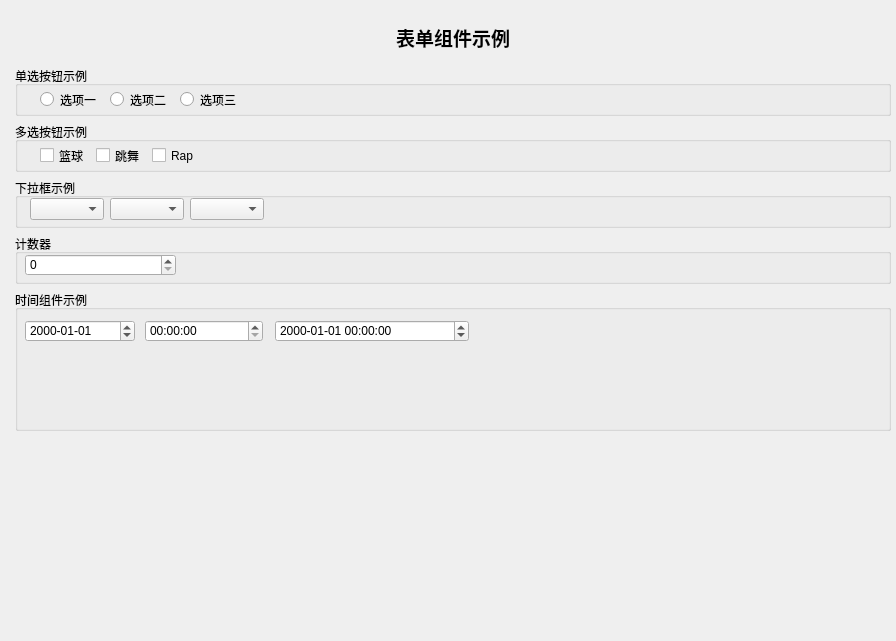
<?xml version="1.0" encoding="UTF-8"?>
<ui version="4.0">
 <class>DemoForm</class>
 <widget class="QWidget" name="DemoForm">
  <property name="geometry">
   <rect>
    <x>0</x>
    <y>0</y>
    <width>896</width>
    <height>641</height>
   </rect>
  </property>
  <property name="windowTitle">
   <string>Form</string>
  </property>
  <widget class="QWidget" name="verticalLayoutWidget">
   <property name="geometry">
    <rect>
     <x>10</x>
     <y>10</y>
     <width>881</width>
     <height>421</height>
    </rect>
   </property>
   <layout class="QVBoxLayout" name="verticalLayout">
    <property name="leftMargin">
     <number>5</number>
    </property>
    <property name="topMargin">
     <number>5</number>
    </property>
    <item>
     <widget class="QLabel" name="label">
      <property name="sizePolicy">
       <sizepolicy hsizetype="Preferred" vsizetype="Fixed">
        <horstretch>0</horstretch>
        <verstretch>0</verstretch>
       </sizepolicy>
      </property>
      <property name="minimumSize">
       <size>
        <width>0</width>
        <height>45</height>
       </size>
      </property>
      <property name="font">
       <font>
        <pointsize>14</pointsize>
        <weight>75</weight>
        <bold>true</bold>
       </font>
      </property>
      <property name="frameShadow">
       <enum>QFrame::Plain</enum>
      </property>
      <property name="lineWidth">
       <number>0</number>
      </property>
      <property name="text">
       <string>表单组件示例</string>
      </property>
      <property name="alignment">
       <set>Qt::AlignCenter</set>
      </property>
     </widget>
    </item>
    <item>
     <widget class="QGroupBox" name="groupBox_2">
      <property name="sizePolicy">
       <sizepolicy hsizetype="Preferred" vsizetype="Fixed">
        <horstretch>0</horstretch>
        <verstretch>0</verstretch>
       </sizepolicy>
      </property>
      <property name="minimumSize">
       <size>
        <width>0</width>
        <height>50</height>
       </size>
      </property>
      <property name="title">
       <string>单选按钮示例</string>
      </property>
      <widget class="QWidget" name="layoutWidget">
       <property name="geometry">
        <rect>
         <x>20</x>
         <y>20</y>
         <width>209</width>
         <height>22</height>
        </rect>
       </property>
       <layout class="QHBoxLayout" name="horizontalLayout">
        <property name="leftMargin">
         <number>5</number>
        </property>
        <property name="topMargin">
         <number>5</number>
        </property>
        <item>
         <widget class="QRadioButton" name="radioButton">
          <property name="text">
           <string>选项一</string>
          </property>
         </widget>
        </item>
        <item>
         <widget class="QRadioButton" name="radioButton_2">
          <property name="text">
           <string>选项二</string>
          </property>
         </widget>
        </item>
        <item>
         <widget class="QRadioButton" name="radioButton_3">
          <property name="text">
           <string>选项三</string>
          </property>
         </widget>
        </item>
       </layout>
      </widget>
     </widget>
    </item>
    <item>
     <widget class="QGroupBox" name="groupBox_3">
      <property name="sizePolicy">
       <sizepolicy hsizetype="Preferred" vsizetype="Fixed">
        <horstretch>0</horstretch>
        <verstretch>0</verstretch>
       </sizepolicy>
      </property>
      <property name="minimumSize">
       <size>
        <width>0</width>
        <height>50</height>
       </size>
      </property>
      <property name="title">
       <string>多选按钮示例</string>
      </property>
      <widget class="QWidget" name="layoutWidget">
       <property name="geometry">
        <rect>
         <x>20</x>
         <y>20</y>
         <width>167</width>
         <height>22</height>
        </rect>
       </property>
       <layout class="QHBoxLayout" name="horizontalLayout_2">
        <property name="leftMargin">
         <number>5</number>
        </property>
        <property name="topMargin">
         <number>5</number>
        </property>
        <item>
         <widget class="QCheckBox" name="checkBox">
          <property name="text">
           <string>篮球</string>
          </property>
         </widget>
        </item>
        <item>
         <widget class="QCheckBox" name="checkBox_2">
          <property name="text">
           <string>跳舞</string>
          </property>
         </widget>
        </item>
        <item>
         <widget class="QCheckBox" name="checkBox_3">
          <property name="text">
           <string>Rap</string>
          </property>
         </widget>
        </item>
       </layout>
      </widget>
     </widget>
    </item>
    <item>
     <widget class="QGroupBox" name="groupBox_4">
      <property name="sizePolicy">
       <sizepolicy hsizetype="Preferred" vsizetype="Fixed">
        <horstretch>0</horstretch>
        <verstretch>0</verstretch>
       </sizepolicy>
      </property>
      <property name="minimumSize">
       <size>
        <width>0</width>
        <height>50</height>
       </size>
      </property>
      <property name="title">
       <string>下拉框示例</string>
      </property>
      <widget class="QWidget" name="layoutWidget">
       <property name="geometry">
        <rect>
         <x>10</x>
         <y>20</y>
         <width>239</width>
         <height>22</height>
        </rect>
       </property>
       <layout class="QHBoxLayout" name="horizontalLayout_7">
        <property name="leftMargin">
         <number>5</number>
        </property>
        <item>
         <widget class="QComboBox" name="cbProvince">
          <property name="placeholderText">
           <string>请选择</string>
          </property>
         </widget>
        </item>
        <item>
         <widget class="QComboBox" name="cbCity"/>
        </item>
        <item>
         <widget class="QComboBox" name="cbArea"/>
        </item>
       </layout>
      </widget>
     </widget>
    </item>
    <item>
     <widget class="QGroupBox" name="groupBox">
      <property name="sizePolicy">
       <sizepolicy hsizetype="Preferred" vsizetype="Fixed">
        <horstretch>0</horstretch>
        <verstretch>0</verstretch>
       </sizepolicy>
      </property>
      <property name="minimumSize">
       <size>
        <width>0</width>
        <height>50</height>
       </size>
      </property>
      <property name="title">
       <string>计数器</string>
      </property>
      <widget class="QSpinBox" name="spinBox">
       <property name="geometry">
        <rect>
         <x>10</x>
         <y>20</y>
         <width>151</width>
         <height>22</height>
        </rect>
       </property>
      </widget>
     </widget>
    </item>
    <item>
     <widget class="QGroupBox" name="groupBox_13">
      <property name="title">
       <string>时间组件示例</string>
      </property>
      <widget class="QDateEdit" name="dateEdit">
       <property name="geometry">
        <rect>
         <x>10</x>
         <y>30</y>
         <width>110</width>
         <height>22</height>
        </rect>
       </property>
       <property name="displayFormat">
        <string>yyyy-MM-dd</string>
       </property>
      </widget>
      <widget class="QTimeEdit" name="timeEdit">
       <property name="geometry">
        <rect>
         <x>130</x>
         <y>30</y>
         <width>118</width>
         <height>22</height>
        </rect>
       </property>
       <property name="displayFormat">
        <string>HH:mm:ss</string>
       </property>
      </widget>
      <widget class="QDateTimeEdit" name="dateTimeEdit">
       <property name="geometry">
        <rect>
         <x>260</x>
         <y>30</y>
         <width>194</width>
         <height>22</height>
        </rect>
       </property>
       <property name="displayFormat">
        <string>yyyy-MM-dd HH:mm:ss</string>
       </property>
      </widget>
     </widget>
    </item>
   </layout>
  </widget>
 </widget>
 <resources/>
 <connections/>
</ui>
